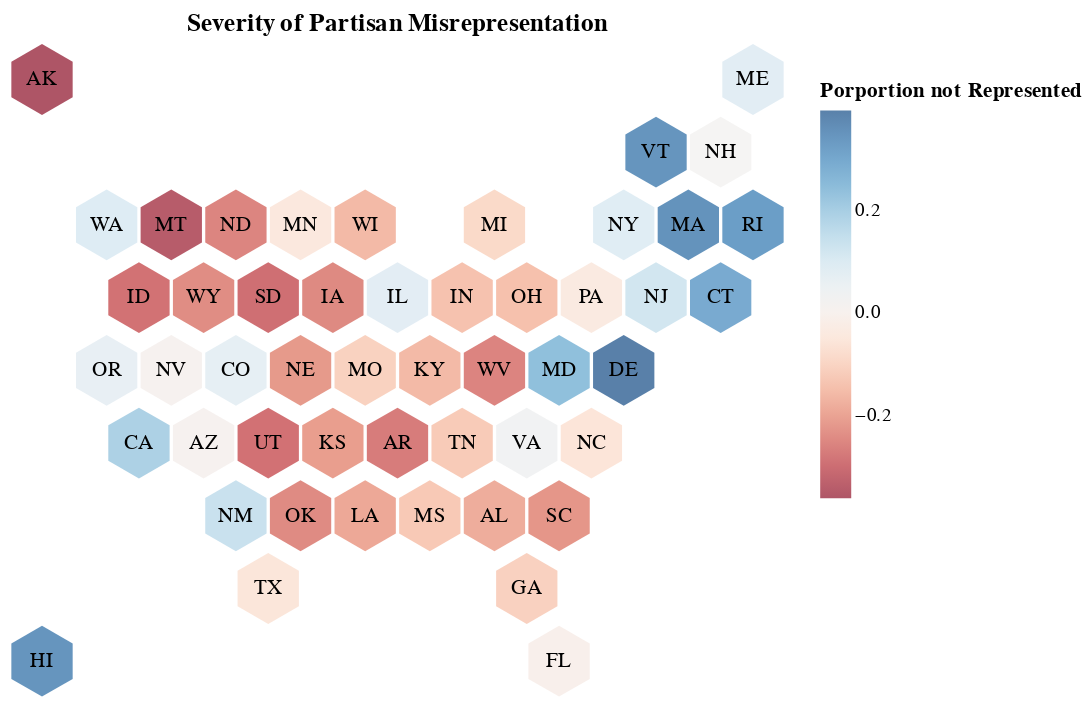

The code cell stored with this chart in its notebook:
### Code cell
#state cartogram
#build the chart
st_cart = alt.Chart(df).mark_point().encode(
    alt.X('X',axis=None),
    alt.Y('Y',axis=None),
    alt.Text('ST'),
    alt.Color('porp_loss', scale=alt.Scale(scheme='redblue'), legend=alt.Legend(title="Porportion not Represented")),
    tooltip = [alt.Tooltip('porp_text',title='Porportion Lost'),
               alt.Tooltip('dist_text',title='District Deficit')
              ]
)
#inser labels
st_cart_labs = alt.Chart(df).mark_text(align='center').encode(
    alt.X('X'),
    alt.Y('Y'),
    alt.Text('ST'),
).properties(title='Severity of Partisan Misrepresentation')
#display
cart = alt.layer(st_cart, st_cart_labs).configure_axis(grid=False).configure_view(strokeWidth=0).configure_point(size=250,shape=hexagon,filled=True)
cart

### Figure 1 — Vega-Lite specification as saved in the notebook (floating-point values rounded to 4 significant figures)
{"config": {"view": {"continuousWidth": 400, "continuousHeight": 300, "strokeWidth": 0}, "axis": {"grid": false}, "point": {"filled": true, "shape": "M0,-2.3094010768L2,-1.1547005384 2,1.1547005384 0,2.3094010768 -2,1.1547005384 -2,-1.1547005384Z", "size": 250}}, "layer": [{"mark": "point", "encoding": {"color": {"field": "porp_loss", "legend": {"title": "Porportion not Represented"}, "scale": {"scheme": "redblue"}, "type": "quantitative"}, "text": {"field": "ST", "type": "nominal"}, "tooltip": [{"field": "porp_text", "title": "Porportion Lost", "type": "nominal"}, {"field": "dist_text", "title": "District Deficit", "type": "nominal"}], "x": {"axis": null, "field": "X", "type": "quantitative"}, "y": {"axis": null, "field": "Y", "type": "quantitative"}}}, {"mark": {"type": "text", "align": "center"}, "encoding": {"text": {"field": "ST", "type": "nominal"}, "x": {"field": "X", "type": "quantitative"}, "y": {"field": "Y", "type": "quantitative"}}, "title": "Severity of Partisan Misrepresentation"}], "data": {"name": "data-8c3f45ce813c4de0dd94008e7bfb0b70"}, "$schema": "https://vega.github.io/schema/vega-lite/v4.17.0.json", "datasets": {"data-8c3f45ce813c4de0dd94008e7bfb0b70": [{"year": 2020, "ST": "AL", "PVI": "R+15", "metric": 0.65, "dist_loss": -1.268, "porp_loss": -0.1812, "porp_text": "18% Excluded, Against Dems", "dist_text": "1.27 Dem Districts Lost", "lean": "Dems Excluded", "State": "Alabama", "congress": 117, "Period": "117th Congress (2020)", "event": "2020 Election", "dist_loss_agg": -27.69, "dist_loss_net": -0.9172, "status": "Multi District", "state": "Alabama", "Y": -6, "X": 7.5}, {"year": 2020, "ST": "AK", "PVI": "R+9", "metric": 0.59, "dist_loss": -0.3635, "porp_loss": -0.3635, "porp_text": "36% Excluded, Against Dems", "dist_text": "0.36 Dem Districts Lost", "lean": "Dems Excluded", "State": "Alaska", "congress": 117, "Period": "117th Congress (2020)", "event": "2020 Election", "dist_loss_agg": -27.69, "dist_loss_net": -0.9172, "status": "Single District", "state": "Alaska", "Y": 0, "X": 0.5}, {"year": 2020, "ST": "AR", "PVI": "R+16", "metric": 0.66, "dist_loss": -1.076, "porp_loss": -0.2691, "porp_text": "27% Excluded, Against Dems", "dist_text": "1.08 Dem Districts Lost", "lean": "Dems Excluded", "State": "Arkansas", "congress": 117, "Period": "117th Congress (2020)", "event": "2020 Election", "dist_loss_agg": -27.69, "dist_loss_net": -0.9172, "status": "Multi District", "state": "Arkansas", "Y": -5, "X": 6.0}, {"year": 2020, "ST": "FL", "PVI": "R+3", "metric": 0.53, "dist_loss": -0.1817, "porp_loss": -0.006729, "porp_text": "1% Excluded, Against Dems", "dist_text": "0.18 Dem Districts Lost", "lean": "Dems Excluded", "State": "Florida", "congress": 117, "Period": "117th Congress (2020)", "event": "2020 Election", "dist_loss_agg": -27.69, "dist_loss_net": -0.9172, "status": "Multi District", "state": "Florida", "Y": -8, "X": 8.5}, {"year": 2020, "ST": "GA", "PVI": "R+3", "metric": 0.53, "dist_loss": -1.518, "porp_loss": -0.1084, "porp_text": "11% Excluded, Against Dems", "dist_text": "1.52 Dem Districts Lost", "lean": "Dems Excluded", "State": "Georgia", "congress": 117, "Period": "117th Congress (2020)", "event": "2020 Election", "dist_loss_agg": -27.69, "dist_loss_net": -0.9172, "status": "Multi District", "state": "Georgia", "Y": -7, "X": 8.0}, {"year": 2020, "ST": "ID", "PVI": "R+19", "metric": 0.69, "dist_loss": -0.5735, "porp_loss": -0.2868, "porp_text": "28% Excluded, Against Dems", "dist_text": "0.57 Dem Districts Lost", "lean": "Dems Excluded", "State": "Idaho", "congress": 117, "Period": "117th Congress (2020)", "event": "2020 Election", "dist_loss_agg": -27.69, "dist_loss_net": -0.9172, "status": "Multi District", "state": "Idaho", "Y": -3, "X": 2.0}, {"year": 2020, "ST": "IN", "PVI": "R+11", "metric": 0.61, "dist_loss": -1.279, "porp_loss": -0.1421, "porp_text": "14% Excluded, Against Dems", "dist_text": "1.28 Dem Districts Lost", "lean": "Dems Excluded", "State": "Indiana", "congress": 117, "Period": "117th Congress (2020)", "event": "2020 Election", "dist_loss_agg": -27.69, "dist_loss_net": -0.9172, "status": "Multi District", "state": "Indiana", "Y": -3, "X": 7.0}, {"year": 2020, "ST": "IA", "PVI": "R+6", "metric": 0.56, "dist_loss": -0.9797, "porp_loss": -0.2449, "porp_text": "24% Excluded, Against Dems", "dist_text": "0.98 Dem Districts Lost", "lean": "Dems Excluded", "State": "Iowa", "congress": 117, "Period": "117th Congress (2020)", "event": "2020 Election", "dist_loss_agg": -27.69, "dist_loss_net": -0.9172, "status": "Multi District", "state": "Iowa", "Y": -3, "X": 5.0}, {"year": 2020, "ST": "KS", "PVI": "R+11", "metric": 0.61, "dist_loss": -0.838, "porp_loss": -0.2095, "porp_text": "21% Excluded, Against Dems", "dist_text": "0.84 Dem Districts Lost", "lean": "Dems Excluded", "State": "Kansas", "congress": 117, "Period": "117th Congress (2020)", "event": "2020 Election", "dist_loss_agg": -27.69, "dist_loss_net": -0.9172, "status": "Multi District", "state": "Kansas", "Y": -5, "X": 5.0}, {"year": 2020, "ST": "KY", "PVI": "R+16", "metric": 0.66, "dist_loss": -0.9515, "porp_loss": -0.1586, "porp_text": "16% Excluded, Against Dems", "dist_text": "0.95 Dem Districts Lost", "lean": "Dems Excluded", "State": "Kentucky", "congress": 117, "Period": "117th Congress (2020)", "event": "2020 Election", "dist_loss_agg": -27.69, "dist_loss_net": -0.9172, "status": "Multi District", "state": "Kentucky", "Y": -4, "X": 6.5}, {"year": 2020, "ST": "LA", "PVI": "R+12", "metric": 0.62, "dist_loss": -1.145, "porp_loss": -0.1908, "porp_text": "19% Excluded, Against Dems", "dist_text": "1.14 Dem Districts Lost", "lean": "Dems Excluded", "State": "Louisiana", "congress": 117, "Period": "117th Congress (2020)", "event": "2020 Election", "dist_loss_agg": -27.69, "dist_loss_net": -0.9172, "status": "Multi District", "state": "Louisiana", "Y": -6, "X": 5.5}, {"year": 2020, "ST": "MI", "PVI": "R+1", "metric": 0.51, "dist_loss": -1.252, "porp_loss": -0.08943, "porp_text": "9% Excluded, Against Dems", "dist_text": "1.25 Dem Districts Lost", "lean": "Dems Excluded", "State": "Michigan", "congress": 117, "Period": "117th Congress (2020)", "event": "2020 Election", "dist_loss_agg": -27.69, "dist_loss_net": -0.9172, "status": "Multi District", "state": "Michigan", "Y": -2, "X": 7.5}, {"year": 2020, "ST": "MN", "PVI": "D+1", "metric": 0.49, "dist_loss": -0.3455, "porp_loss": -0.04319, "porp_text": "4% Excluded, Against Dems", "dist_text": "0.35 Dem Districts Lost", "lean": "Dems Excluded", "State": "Minnesota", "congress": 117, "Period": "117th Congress (2020)", "event": "2020 Election", "dist_loss_agg": -27.69, "dist_loss_net": -0.9172, "status": "Multi District", "state": "Minnesota", "Y": -2, "X": 4.5}, {"year": 2020, "ST": "MS", "PVI": "R+10", "metric": 0.6, "dist_loss": -0.5115, "porp_loss": -0.1279, "porp_text": "13% Excluded, Against Dems", "dist_text": "0.51 Dem Districts Lost", "lean": "Dems Excluded", "State": "Mississippi", "congress": 117, "Period": "117th Congress (2020)", "event": "2020 Election", "dist_loss_agg": -27.69, "dist_loss_net": -0.9172, "status": "Multi District", "state": "Mississippi", "Y": -6, "X": 6.5}, {"year": 2020, "ST": "MO", "PVI": "R+11", "metric": 0.61, "dist_loss": -0.8606, "porp_loss": -0.1076, "porp_text": "11% Excluded, Against Dems", "dist_text": "0.86 Dem Districts Lost", "lean": "Dems Excluded", "State": "Missouri", "congress": 117, "Period": "117th Congress (2020)", "event": "2020 Election", "dist_loss_agg": -27.69, "dist_loss_net": -0.9172, "status": "Multi District", "state": "Missouri", "Y": -4, "X": 5.5}, {"year": 2020, "ST": "MT", "PVI": "R+11", "metric": 0.61, "dist_loss": -0.3435, "porp_loss": -0.3435, "porp_text": "34% Excluded, Against Dems", "dist_text": "0.34 Dem Districts Lost", "lean": "Dems Excluded", "State": "Montana", "congress": 117, "Period": "117th Congress (2020)", "event": "2020 Election", "dist_loss_agg": -27.69, "dist_loss_net": -0.9172, "status": "Multi District", "state": "Montana", "Y": -2, "X": 2.5}, {"year": 2020, "ST": "NE", "PVI": "R+13", "metric": 0.63, "dist_loss": -0.6553, "porp_loss": -0.2184, "porp_text": "22% Excluded, Against Dems", "dist_text": "0.66 Dem Districts Lost", "lean": "Dems Excluded", "State": "Nebraska ", "congress": 117, "Period": "117th Congress (2020)", "event": "2020 Election", "dist_loss_agg": -27.69, "dist_loss_net": -0.9172, "status": "Multi District", "state": "Nebraska ", "Y": -4, "X": 4.5}, {"year": 2020, "ST": "NC", "PVI": "R+3", "metric": 0.53, "dist_loss": -0.7676, "porp_loss": -0.05905, "porp_text": "6% Excluded, Against Dems", "dist_text": "0.77 Dem Districts Lost", "lean": "Dems Excluded", "State": "North Carolina ", "congress": 117, "Period": "117th Congress (2020)", "event": "2020 Election", "dist_loss_agg": -27.69, "dist_loss_net": -0.9172, "status": "Multi District", "state": "North Carolina ", "Y": -5, "X": 9.0}, {"year": 2020, "ST": "ND", "PVI": "R+20", "metric": 0.7, "dist_loss": -0.2535, "porp_loss": -0.2535, "porp_text": "25% Excluded, Against Dems", "dist_text": "0.25 Dem Districts Lost", "lean": "Dems Excluded", "State": "North Dakota ", "congress": 117, "Period": "117th Congress (2020)", "event": "2020 Election", "dist_loss_agg": -27.69, "dist_loss_net": -0.9172, "status": "Single District", "state": "North Dakota ", "Y": -2, "X": 3.5}, {"year": 2020, "ST": "OH", "PVI": "R+6", "metric": 0.56, "dist_loss": -2.312, "porp_loss": -0.1445, "porp_text": "14% Excluded, Against Dems", "dist_text": "2.31 Dem Districts Lost", "lean": "Dems Excluded", "State": "Ohio ", "congress": 117, "Period": "117th Congress (2020)", "event": "2020 Election", "dist_loss_agg": -27.69, "dist_loss_net": -0.9172, "status": "Multi District", "state": "Ohio ", "Y": -3, "X": 8.0}, {"year": 2020, "ST": "OK", "PVI": "R+20", "metric": 0.7, "dist_loss": -1.216, "porp_loss": -0.2433, "porp_text": "24% Excluded, Against Dems", "dist_text": "1.22 Dem Districts Lost", "lean": "Dems Excluded", "State": "Oklahoma ", "congress": 117, "Period": "117th Congress (2020)", "event": "2020 Election", "dist_loss_agg": -27.69, "dist_loss_net": -0.9172, "status": "Multi District", "state": "Oklahoma ", "Y": -6, "X": 4.5}, {"year": 2020, "ST": "PA", "PVI": "R+2", "metric": 0.52, "dist_loss": -0.6205, "porp_loss": -0.03447, "porp_text": "3% Excluded, Against Dems", "dist_text": "0.62 Dem Districts Lost", "lean": "Dems Excluded", "State": "Pennsylvania", "congress": 117, "Period": "117th Congress (2020)", "event": "2020 Election", "dist_loss_agg": -27.69, "dist_loss_net": -0.9172, "status": "Multi District", "state": "Pennsylvania", "Y": -3, "X": 9.0}, {"year": 2020, "ST": "SC", "PVI": "R+8", "metric": 0.58, "dist_loss": -1.568, "porp_loss": -0.224, "porp_text": "22% Excluded, Against Dems", "dist_text": "1.57 Dem Districts Lost", "lean": "Dems Excluded", "State": "South Carolina ", "congress": 117, "Period": "117th Congress (2020)", "event": "2020 Election", "dist_loss_agg": -27.69, "dist_loss_net": -0.9172, "status": "Multi District", "state": "South Carolina ", "Y": -6, "X": 8.5}, {"year": 2020, "ST": "SD", "PVI": "R+16", "metric": 0.66, "dist_loss": -0.2935, "porp_loss": -0.2935, "porp_text": "28% Excluded, Against Dems", "dist_text": "0.29 Dem Districts Lost", "lean": "Dems Excluded", "State": "South Dakota ", "congress": 117, "Period": "117th Congress (2020)", "event": "2020 Election", "dist_loss_agg": -27.69, "dist_loss_net": -0.9172, "status": "Single District", "state": "South Dakota ", "Y": -3, "X": 4.0}, {"year": 2020, "ST": "TN", "PVI": "R+14", "metric": 0.64, "dist_loss": -1.105, "porp_loss": -0.1228, "porp_text": "12% Excluded, Against Dems", "dist_text": "1.1 Dem Districts Lost", "lean": "Dems Excluded", "State": "Tennessee ", "congress": 117, "Period": "117th Congress (2020)", "event": "2020 Election", "dist_loss_agg": -27.69, "dist_loss_net": -0.9172, "status": "Multi District", "state": "Tennessee ", "Y": -5, "X": 7.0}, {"year": 2020, "ST": "TX", "PVI": "R+5", "metric": 0.55, "dist_loss": -1.998, "porp_loss": -0.05551, "porp_text": "6% Excluded, Against Dems", "dist_text": "2 Dem Districts Lost", "lean": "Dems Excluded", "State": "Texas ", "congress": 117, "Period": "117th Congress (2020)", "event": "2020 Election", "dist_loss_agg": -27.69, "dist_loss_net": -0.9172, "status": "Multi District", "state": "Texas ", "Y": -7, "X": 4.0}, {"year": 2020, "ST": "UT", "PVI": "R+13", "metric": 0.63, "dist_loss": -1.15, "porp_loss": -0.2875, "porp_text": "28% Excluded, Against Dems", "dist_text": "1.15 Dem Districts Lost", "lean": "Dems Excluded", "State": "Utah ", "congress": 117, "Period": "117th Congress (2020)", "event": "2020 Election", "dist_loss_agg": -27.69, "dist_loss_net": -0.9172, "status": "Multi District", "state": "Utah ", "Y": -5, "X": 4.0}, {"year": 2020, "ST": "WV", "PVI": "R+23", "metric": 0.73, "dist_loss": -0.7635, "porp_loss": -0.2545, "porp_text": "25% Excluded, Against Dems", "dist_text": "0.76 Dem Districts Lost", "lean": "Dems Excluded", "State": "West Virginia ", "congress": 117, "Period": "117th Congress (2020)", "event": "2020 Election", "dist_loss_agg": -27.69, "dist_loss_net": -0.9172, "status": "Multi District", "state": "West Virginia ", "Y": -4, "X": 7.5}, {"year": 2020, "ST": "WI", "PVI": "R+2", "metric": 0.52, "dist_loss": -1.261, "porp_loss": -0.1577, "porp_text": "16% Excluded, Against Dems", "dist_text": "1.26 Dem Districts Lost", "lean": "Dems Excluded", "State": "Wisconsin ", "congress": 117, "Period": "117th Congress (2020)", "event": "2020 Election", "dist_loss_agg": -27.69, "dist_loss_net": -0.9172, "status": "Multi District", "state": "Wisconsin ", "Y": -2, "X": 5.5}, {"year": 2020, "ST": "WY", "PVI": "R+26", "metric": 0.76, "dist_loss": -0.24, "porp_loss": -0.24, "porp_text": "24% Excluded, Against Dems", "dist_text": "0.24 Dem Districts Lost", "lean": "Dems Excluded", "State": "Wyoming", "congress": 117, "Period": "117th Congress (2020)", "event": "2020 Election", "dist_loss_agg": -27.69, "dist_loss_net": -0.9172, "status": "Single District", "state": "Wyoming", "Y": -3, "X": 3.0}, {"year": 2020, "ST": "AZ", "PVI": "R+3", "metric": 0.53, "dist_loss": 0.04769, "porp_loss": 0.005298, "porp_text": "1% Excluded, Against GOP", "dist_text": "0.05 GOP Districts Lost", "lean": "GOP Excluded", "State": "Arizona", "congress": 117, "Period": "117th Congress (2020)", "event": "2020 Election", "dist_loss_agg": 26.77, "dist_loss_net": -0.9172, "status": "Multi District", "state": "Arizona", "Y": -5, "X": 3.0}, {"year": 2020, "ST": "CA", "PVI": "D+14", "metric": 0.36, "dist_loss": 10.1, "porp_loss": 0.1905, "porp_text": "19% Excluded, Against GOP", "dist_text": "10.1 GOP Districts Lost", "lean": "GOP Excluded", "State": "California", "congress": 117, "Period": "117th Congress (2020)", "event": "2020 Election", "dist_loss_agg": 26.77, "dist_loss_net": -0.9172, "status": "Multi District", "state": "California", "Y": -5, "X": 2.0}, {"year": 2020, "ST": "CO", "PVI": "D+3", "metric": 0.47, "dist_loss": 0.4755, "porp_loss": 0.06793, "porp_text": "7% Excluded, Against GOP", "dist_text": "0.48 GOP Districts Lost", "lean": "GOP Excluded", "State": "Colorado", "congress": 117, "Period": "117th Congress (2020)", "event": "2020 Election", "dist_loss_agg": 26.77, "dist_loss_net": -0.9172, "status": "Multi District", "state": "Colorado", "Y": -4, "X": 3.5}, {"year": 2020, "ST": "CT", "PVI": "D+7", "metric": 0.43, "dist_loss": 1.459, "porp_loss": 0.2918, "porp_text": "28% Excluded, Against GOP", "dist_text": "1.46 GOP Districts Lost", "lean": "GOP Excluded", "State": "Connecticut", "congress": 117, "Period": "117th Congress (2020)", "event": "2020 Election", "dist_loss_agg": 26.77, "dist_loss_net": -0.9172, "status": "Multi District", "state": "Connecticut", "Y": -3, "X": 11.0}, {"year": 2020, "ST": "DE", "PVI": "D+6", "metric": 0.44, "dist_loss": 0.3954, "porp_loss": 0.3954, "porp_text": "40% Excluded, Against GOP", "dist_text": "0.4 GOP Districts Lost", "lean": "GOP Excluded", "State": "Delaware", "congress": 117, "Period": "117th Congress (2020)", "event": "2020 Election", "dist_loss_agg": 26.77, "dist_loss_net": -0.9172, "status": "Single District", "state": "Delaware", "Y": -4, "X": 9.5}, {"year": 2020, "ST": "HI", "PVI": "D+15", "metric": 0.35, "dist_loss": 0.6911, "porp_loss": 0.3456, "porp_text": "35% Excluded, Against GOP", "dist_text": "0.69 GOP Districts Lost", "lean": "GOP Excluded", "State": "Hawaii", "congress": 117, "Period": "117th Congress (2020)", "event": "2020 Election", "dist_loss_agg": 26.77, "dist_loss_net": -0.9172, "status": "Multi District", "state": "Hawaii", "Y": -8, "X": 0.5}, {"year": 2020, "ST": "IL", "PVI": "D+7", "metric": 0.43, "dist_loss": 1.458, "porp_loss": 0.081, "porp_text": "8% Excluded, Against GOP", "dist_text": "1.46 GOP Districts Lost", "lean": "GOP Excluded", "State": "Illinois", "congress": 117, "Period": "117th Congress (2020)", "event": "2020 Election", "dist_loss_agg": 26.77, "dist_loss_net": -0.9172, "status": "Multi District", "state": "Illinois", "Y": -3, "X": 6.0}, {"year": 2020, "ST": "ME", "PVI": "D+1", "metric": 0.49, "dist_loss": 0.1662, "porp_loss": 0.08308, "porp_text": "8% Excluded, Against GOP", "dist_text": "0.17 GOP Districts Lost", "lean": "GOP Excluded", "State": "Maine", "congress": 117, "Period": "117th Congress (2020)", "event": "2020 Election", "dist_loss_agg": 26.77, "dist_loss_net": -0.9172, "status": "Multi District", "state": "Maine", "Y": 0, "X": 11.5}, {"year": 2020, "ST": "MD", "PVI": "D+14", "metric": 0.36, "dist_loss": 1.904, "porp_loss": 0.238, "porp_text": "24% Excluded, Against GOP", "dist_text": "1.9 GOP Districts Lost", "lean": "GOP Excluded", "State": "Maryland", "congress": 117, "Period": "117th Congress (2020)", "event": "2020 Election", "dist_loss_agg": 26.77, "dist_loss_net": -0.9172, "status": "Multi District", "state": "Maryland", "Y": -4, "X": 8.5}, {"year": 2020, "ST": "MA", "PVI": "D+14", "metric": 0.36, "dist_loss": 3.164, "porp_loss": 0.3516, "porp_text": "35% Excluded, Against GOP", "dist_text": "3.16 GOP Districts Lost", "lean": "GOP Excluded", "State": "Massachusetts", "congress": 117, "Period": "117th Congress (2020)", "event": "2020 Election", "dist_loss_agg": 26.77, "dist_loss_net": -0.9172, "status": "Multi District", "state": "Massachusetts", "Y": -2, "X": 10.5}, {"year": 2020, "ST": "NV", "PVI": "R+0", "metric": 0.5, "dist_loss": 0.01723, "porp_loss": 0.004307, "porp_text": "0% Excluded, Against GOP", "dist_text": "0.02 GOP Districts Lost", "lean": "GOP Excluded", "State": "Nevada ", "congress": 117, "Period": "117th Congress (2020)", "event": "2020 Election", "dist_loss_agg": 26.77, "dist_loss_net": -0.9172, "status": "Multi District", "state": "Nevada ", "Y": -4, "X": 2.5}, {"year": 2020, "ST": "NH", "PVI": "R+0", "metric": 0.5, "dist_loss": 0.0372, "porp_loss": 0.0186, "porp_text": "2% Excluded, Against GOP", "dist_text": "0.04 GOP Districts Lost", "lean": "GOP Excluded", "State": "New Hampshire ", "congress": 117, "Period": "117th Congress (2020)", "event": "2020 Election", "dist_loss_agg": 26.77, "dist_loss_net": -0.9172, "status": "Multi District", "state": "New Hampshire ", "Y": -1, "X": 11.0}, {"year": 2020, "ST": "NJ", "PVI": "D+6", "metric": 0.44, "dist_loss": 1.422, "porp_loss": 0.1185, "porp_text": "12% Excluded, Against GOP", "dist_text": "1.42 GOP Districts Lost", "lean": "GOP Excluded", "State": "New Jersey ", "congress": 117, "Period": "117th Congress (2020)", "event": "2020 Election", "dist_loss_agg": 26.77, "dist_loss_net": -0.9172, "status": "Multi District", "state": "New Jersey ", "Y": -3, "X": 10.0}, {"year": 2020, "ST": "NM", "PVI": "D+3", "metric": 0.47, "dist_loss": 0.4075, "porp_loss": 0.1358, "porp_text": "14% Excluded, Against GOP", "dist_text": "0.41 GOP Districts Lost", "lean": "GOP Excluded", "State": "New Mexico ", "congress": 117, "Period": "117th Congress (2020)", "event": "2020 Election", "dist_loss_agg": 26.77, "dist_loss_net": -0.9172, "status": "Multi District", "state": "New Mexico ", "Y": -6, "X": 3.5}, {"year": 2020, "ST": "NY", "PVI": "D+10", "metric": 0.4, "dist_loss": 2.427, "porp_loss": 0.08988, "porp_text": "9% Excluded, Against GOP", "dist_text": "2.43 GOP Districts Lost", "lean": "GOP Excluded", "State": "New York ", "congress": 117, "Period": "117th Congress (2020)", "event": "2020 Election", "dist_loss_agg": 26.77, "dist_loss_net": -0.9172, "status": "Multi District", "state": "New York ", "Y": -2, "X": 9.5}, {"year": 2020, "ST": "OR", "PVI": "D+6", "metric": 0.44, "dist_loss": 0.307, "porp_loss": 0.06141, "porp_text": "6% Excluded, Against GOP", "dist_text": "0.31 GOP Districts Lost", "lean": "GOP Excluded", "State": "Oregon ", "congress": 117, "Period": "117th Congress (2020)", "event": "2020 Election", "dist_loss_agg": 26.77, "dist_loss_net": -0.9172, "status": "Multi District", "state": "Oregon ", "Y": -4, "X": 1.5}, {"year": 2020, "ST": "RI", "PVI": "D+8", "metric": 0.42, "dist_loss": 0.6481, "porp_loss": 0.324, "porp_text": "32% Excluded, Against GOP", "dist_text": "0.65 GOP Districts Lost", "lean": "GOP Excluded", "State": "Rhode Island ", "congress": 117, "Period": "117th Congress (2020)", "event": "2020 Election", "dist_loss_agg": 26.77, "dist_loss_net": -0.9172, "status": "Multi District", "state": "Rhode Island ", "Y": -2, "X": 11.5}, {"year": 2020, "ST": "VT", "PVI": "D+15", "metric": 0.35, "dist_loss": 0.3456, "porp_loss": 0.3456, "porp_text": "35% Excluded, Against GOP", "dist_text": "0.35 GOP Districts Lost", "lean": "GOP Excluded", "State": "Vermont ", "congress": 117, "Period": "117th Congress (2020)", "event": "2020 Election", "dist_loss_agg": 26.77, "dist_loss_net": -0.9172, "status": "Single District", "state": "Vermont ", "Y": -1, "X": 10.0}, {"year": 2020, "ST": "VA", "PVI": "D+2", "metric": 0.48, "dist_loss": 0.3698, "porp_loss": 0.03361, "porp_text": "3% Excluded, Against GOP", "dist_text": "0.37 GOP Districts Lost", "lean": "GOP Excluded", "State": "Virginia ", "congress": 117, "Period": "117th Congress (2020)", "event": "2020 Election", "dist_loss_agg": 26.77, "dist_loss_net": -0.9172, "status": "Multi District", "state": "Virginia ", "Y": -5, "X": 8.0}, {"year": 2020, "ST": "WA", "PVI": "D+8", "metric": 0.42, "dist_loss": 0.937, "porp_loss": 0.0937, "porp_text": "9% Excluded, Against GOP", "dist_text": "0.94 GOP Districts Lost", "lean": "GOP Excluded", "State": "Washington ", "congress": 117, "Period": "117th Congress (2020)", "event": "2020 Election", "dist_loss_agg": 26.77, "dist_loss_net": -0.9172, "status": "Multi District", "state": "Washington ", "Y": -2, "X": 1.5}]}}
